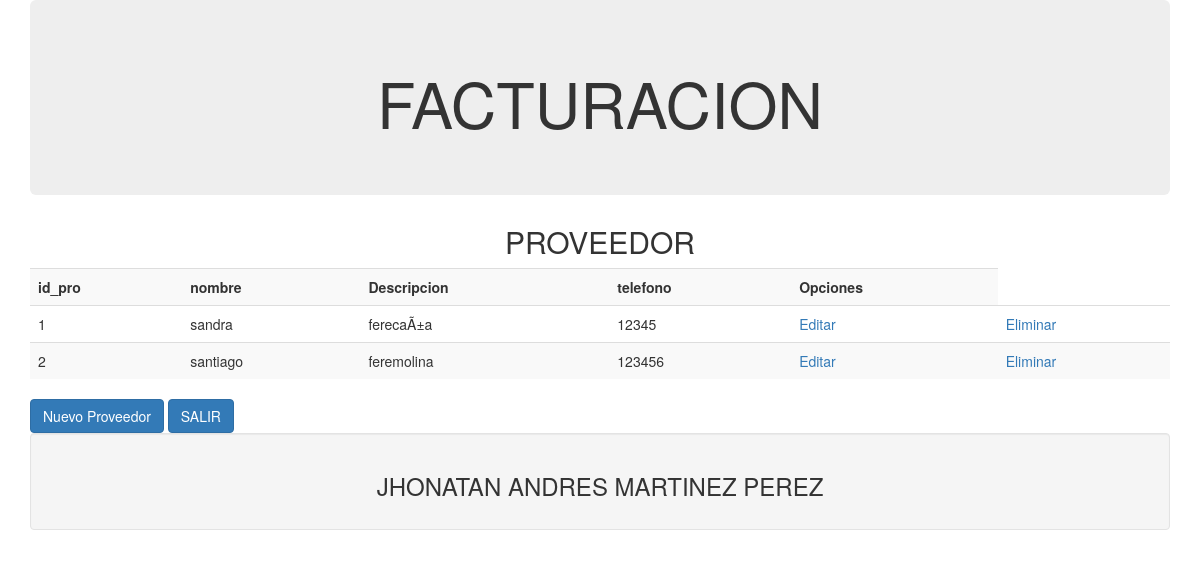
Screenshot of /proveedor.php with the database file from the repository.
### tables this page shows
CREATE TABLE `proveedor` (
  `id_pro` int(11) NOT NULL,
  `nombre` varchar(50) NOT NULL,
  `descripcion` varchar(50) NOT NULL,
  `telefono` varchar(50) NOT NULL
);

### proveedor.php (the view, shortened to what this page needs)
<?php
$db = new PDO('mysql:host=localhost;dbname=taller','root','');
$db->setAttribute(PDO::ATTR_ERRMODE, PDO::ERRMODE_EXCEPTION);
$db->setAttribute(PDO::ATTR_DEFAULT_FETCH_MODE, PDO::FETCH_OBJ);
$proveedor = $db->query('SELECT * FROM proveedor')->fetchALL();
?>
<!DOCTYPE html>
<html>
<head>
	<link rel="stylesheet" type="text/css" href="css/bootstrap.css">
</head>
<body>
<div class="container">
		<div class="jumbotron">
			<center><h1>FACTURACION</h1></center>
		</div>
		<div>
			<center><h2>PROVEEDOR</h2></center>
		</div>
		<div class="xxx">
			<table class="table table-hover table-striped">
				<tr>
					<th>id_pro</th>
                    <th>nombre</th>
					<th>Descripcion</th>
					<th>telefono</th>
					<th>Opciones</th>
				</tr>
				<?php foreach ($proveedor as $pro):?>
					<tr>
						<td><?php echo $pro->id_pro; ?></td>
                        <td><?php echo $pro->nombre; ?></td>
						<td><?php echo $pro->descripcion; ?></td>
                        <td><?php echo $pro->telefono; ?></td>
						<td>
							<a href="editarpro.php?
										id_pro=<?php echo $pro->id_pro?>&
                                        nombre=<?php echo $pro->nombre?>&
										descripcion=<?php echo $pro->descripcion?>&
										telefono=<?php echo $pro->telefono?>">Editar</a>
						</td>
						<td>
							<a href="eliminarpro.php?id_pro=<?php echo $pro->id_pro?>">Eliminar</a>
						</td>
					</tr>
				<?php endforeach; ?>
			</table>
			<a href="fproveedor.php" class="btn btn-primary">Nuevo Proveedor</a>
			<a href="index.php" class="btn btn-primary">SALIR</a>
		</div>
		<div class="well">
			<center><h3>JHONATAN ANDRES MARTINEZ PEREZ</h3></center>
		</div>
	</div>
</body>
</html>

### rows the page displays
proveedor: id_pro "1", nombre "sandra", descripcion "ferecaÃ±a", telefono "12345"
proveedor: id_pro "2", nombre "santiago", descripcion "feremolina", telefono "123456"
